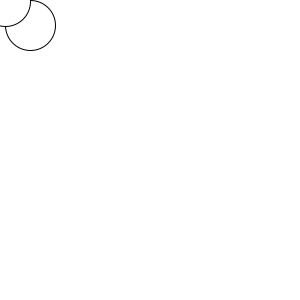
Frame 1 (no input)
Frame 60 (the mouse pressed at the canvas centre just before this capture): blank canvas, image omitted
Frame 120 (the mouse held since frame 60 and released just before this capture): blank canvas, image omitted

The Processing sketch that drew this single still picture (run headless with seeded random() and noise(); from frame 60 on, the mouse is pressed at the canvas centre):

// Processing sketch: processing_121479
// ── processing_121479.pde

//nye meteorer
Meteor nyMeteor1;
Meteor nyMeteor2;
Meteor nyMeteor3;
Meteor nyMeteor4;
Meteor nyMeteor5;

void setup() 
{
    size(300, 300);
    nyMeteor1 = new Meteor();
    nyMeteor2 = new Meteor();
    nyMeteor3 = new Meteor();
    nyMeteor4 = new Meteor();
    nyMeteor5 = new Meteor();
}

void draw() 
{
    background(255, 255, 255);
    nyMeteor1.movement();
    nyMeteor1.Meteoren();
    nyMeteor2.movement();
    nyMeteor2.Meteoren();
    nyMeteor3.movement();
    nyMeteor3.Meteoren();
    nyMeteor4.movement();
    nyMeteor4.Meteoren();
    nyMeteor5.movement();
    nyMeteor5.Meteoren();
}

//class

class Meteor 
{
    float xPos;
    float yPos;
    float r;
    float ySpeed;
    color farve;

Meteor()
    {
        farve = 255;
        r = 50;
        xPos = random(width);
        yPos = random(-100,-25);
        ySpeed = random(5, 10);
    }

    void movement() 
    {
        yPos = yPos + ySpeed;
        
        if (yPos >= 300+25); 
        {
            xPos = random(width);
            yPos = random(-100,25);
            ySpeed = random(5,10);
            farve = 255;
        }
    }

    void Meteoren() 
    {
        fill(farve);
        stroke(0, 0, 0);
        ellipse(xPos, yPos + ySpeed, r, r);
    }
}
